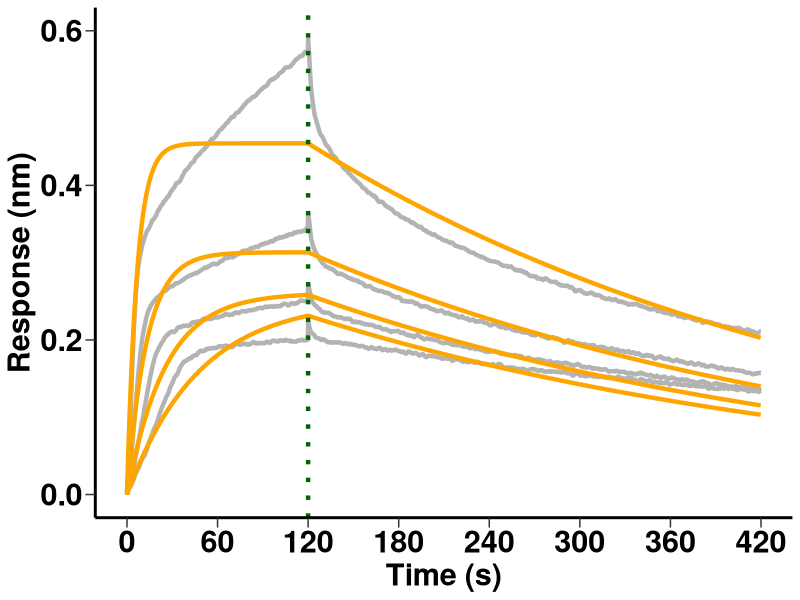
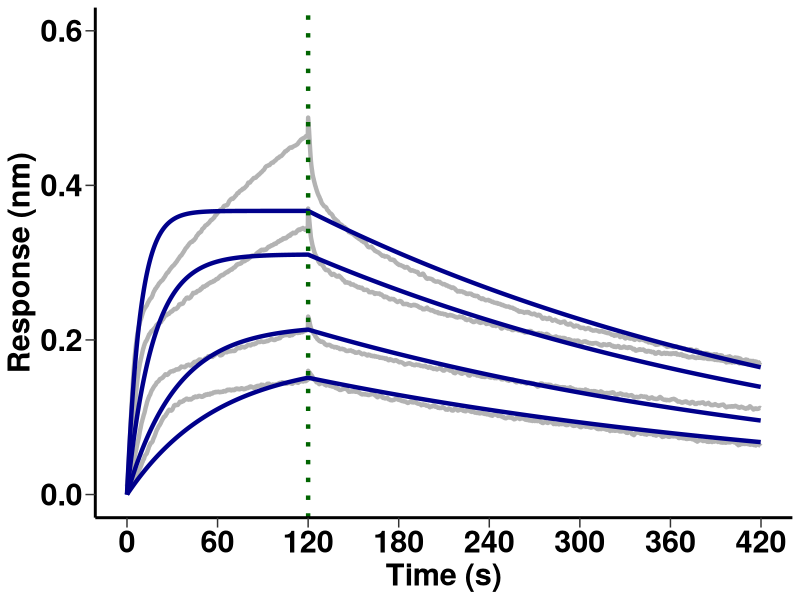

Here is the R script that generated these plots, in order:
library(ggplot2)

WT_100nM <- as.data.frame(read.delim("D1Results.txt", sep="\t"))
WT_50nM <- as.data.frame(read.delim("C1Results.txt", sep="\t"))
WT_25nM <- as.data.frame(read.delim("B1Results.txt", sep="\t"))
WT_13nM <- as.data.frame(read.delim("A1Results.txt", sep="\t"))

mut_100nM <- as.data.frame(read.delim("H1Results.txt", sep="\t"))
mut_50nM <- as.data.frame(read.delim("G1Results.txt", sep="\t"))
mut_25nM <- as.data.frame(read.delim("F1Results.txt", sep="\t"))
mut_13nM <- as.data.frame(read.delim("E1Results.txt", sep="\t"))

WT_100nM <- WT_100nM[-1:-7,]
WT_100nM[] <- lapply(WT_100nM, function(x) as.numeric(as.character(x)))
WT_100nM[,1] <- WT_100nM[,1] - WT_100nM[1,1]
rownames(WT_100nM) <- 1:nrow(WT_100nM)
colnames(WT_100nM) <- c("time", "raw_WT_100", "fit_WT_100")
WT_50nM <- WT_50nM[-1:-7,-1]
WT_50nM[] <- lapply(WT_50nM, function(x) as.numeric(as.character(x)))
rownames(WT_50nM) <- 1:nrow(WT_50nM)
colnames(WT_50nM) <- c("raw_WT_50", "fit_WT_50")
WT_25nM <- WT_25nM[-1:-7,-1]
WT_25nM[] <- lapply(WT_25nM, function(x) as.numeric(as.character(x)))
rownames(WT_25nM) <- 1:nrow(WT_25nM)
colnames(WT_25nM) <- c("raw_WT_25", "fit_WT_25")
WT_13nM <- WT_13nM[-1:-7,-1]
WT_13nM[] <- lapply(WT_13nM, function(x) as.numeric(as.character(x)))
rownames(WT_13nM) <- 1:nrow(WT_13nM)
colnames(WT_13nM) <- c("raw_WT_13", "fit_WT_13")

mut_100nM <- mut_100nM[-1:-7,-1]
mut_100nM[] <- lapply(mut_100nM, function(x) as.numeric(as.character(x)))
rownames(mut_100nM) <- 1:nrow(mut_100nM)
colnames(mut_100nM) <- c("raw_mut_100", "fit_mut_100")
mut_50nM <- mut_50nM[-1:-7,-1]
mut_50nM[] <- lapply(mut_50nM, function(x) as.numeric(as.character(x)))
rownames(mut_50nM) <- 1:nrow(mut_50nM)
colnames(mut_50nM) <- c("raw_mut_50", "fit_mut_50")
mut_25nM <- mut_25nM[-1:-7,-1]
mut_25nM[] <- lapply(mut_25nM, function(x) as.numeric(as.character(x)))
rownames(mut_25nM) <- 1:nrow(mut_25nM)
colnames(mut_25nM) <- c("raw_mut_25", "fit_mut_25")
mut_13nM <- mut_13nM[-1:-7,-1]
mut_13nM[] <- lapply(mut_13nM, function(x) as.numeric(as.character(x)))
rownames(mut_13nM) <- 1:nrow(mut_13nM)
colnames(mut_13nM) <- c("raw_mut_13", "fit_mut_13")

df <- cbind(WT_100nM, WT_50nM, WT_25nM, WT_13nM, mut_100nM, mut_50nM, mut_25nM, mut_13nM)

write.table(df, file = "WT_mut_BLI.txt", sep = "\t", row.names = TRUE, col.names = NA)

WT_BLI <- ggplot(df, aes(time)) +                    
  geom_line(aes(y=raw_WT_100), colour="grey70", size = 1.5) +
  geom_line(aes(y=raw_WT_50), colour="grey70", size = 1.5) +
  geom_line(aes(y=raw_WT_25), colour="grey70", size = 1.5) +
  geom_line(aes(y=raw_WT_13), colour="grey70", size = 1.5) +
  geom_line(aes(y=fit_WT_100), colour="orange", size = 1.5) +
  geom_line(aes(y=fit_WT_50), colour="orange", size = 1.5) +
  geom_line(aes(y=fit_WT_25), colour="orange", size = 1.5) +
  geom_line(aes(y=fit_WT_13), colour="orange", size = 1.5) +
  geom_vline(xintercept = 120, linetype="dotted", color = "darkgreen", size=1.5) +
  scale_x_continuous(breaks = seq(0, 420, by = 60)) +
  scale_y_continuous(breaks = seq(0, 0.6, by = 0.2)) +
  expand_limits(y = c(0, 0.6)) + 
  xlab("Time (s)") +
  ylab("Response (nm)") +
  theme(panel.grid.major = element_blank(), 
        panel.grid.minor = element_blank(),
        panel.background = element_blank(), 
        axis.line = element_line(colour = "black", size = 1),
        axis.title.x = element_text(size=22, face="bold", colour = "black"),    
        axis.title.y = element_text(size=22, face="bold", colour = "black"),
        strip.text.x = element_text(size = 10, face="bold", colour = "black"),
        strip.text.y = element_text(size = 10, face="bold", colour = "black"),
        axis.text.x = element_text(size=22, face="bold", colour = "black"),
        axis.text.y = element_text(size=22, face="bold", colour = "black"),
        axis.ticks.length = unit(0.25, "cm"))

ggsave("WT_BLI.pdf", plot = WT_BLI, width = 8, height = 6, dpi = 1200)

mut_BLI <- ggplot(df, aes(time)) +                    
  geom_line(aes(y=raw_mut_100), colour="grey70", size = 1.5) +
  geom_line(aes(y=raw_mut_50), colour="grey70", size = 1.5) +
  geom_line(aes(y=raw_mut_25), colour="grey70", size = 1.5) +
  geom_line(aes(y=raw_mut_13), colour="grey70", size = 1.5) +
  geom_line(aes(y=fit_mut_100), colour="darkblue", size = 1.5) +
  geom_line(aes(y=fit_mut_50), colour="darkblue", size = 1.5) +
  geom_line(aes(y=fit_mut_25), colour="darkblue", size = 1.5) +
  geom_line(aes(y=fit_mut_13), colour="darkblue", size = 1.5) +
  geom_vline(xintercept = 120, linetype="dotted", color = "darkgreen", size=1.5) +
  scale_x_continuous(breaks = seq(0, 420, by = 60)) +
  scale_y_continuous(breaks = seq(0, 0.6, by = 0.2)) +
  expand_limits(y = c(0, 0.6)) + 
  xlab("Time (s)") +
  ylab("Response (nm)") +
  theme(panel.grid.major = element_blank(), 
        panel.grid.minor = element_blank(),
        panel.background = element_blank(), 
        axis.line = element_line(colour = "black", size = 1),
        axis.title.x = element_text(size=22, face="bold", colour = "black"),    
        axis.title.y = element_text(size=22, face="bold", colour = "black"),
        strip.text.x = element_text(size = 10, face="bold", colour = "black"),
        strip.text.y = element_text(size = 10, face="bold", colour = "black"),
        axis.text.x = element_text(size=22, face="bold", colour = "black"),
        axis.text.y = element_text(size=22, face="bold", colour = "black"),
        axis.ticks.length = unit(0.25, "cm"))

ggsave("mut_BLI.pdf", plot = mut_BLI, width = 8, height = 6, dpi = 1200)
